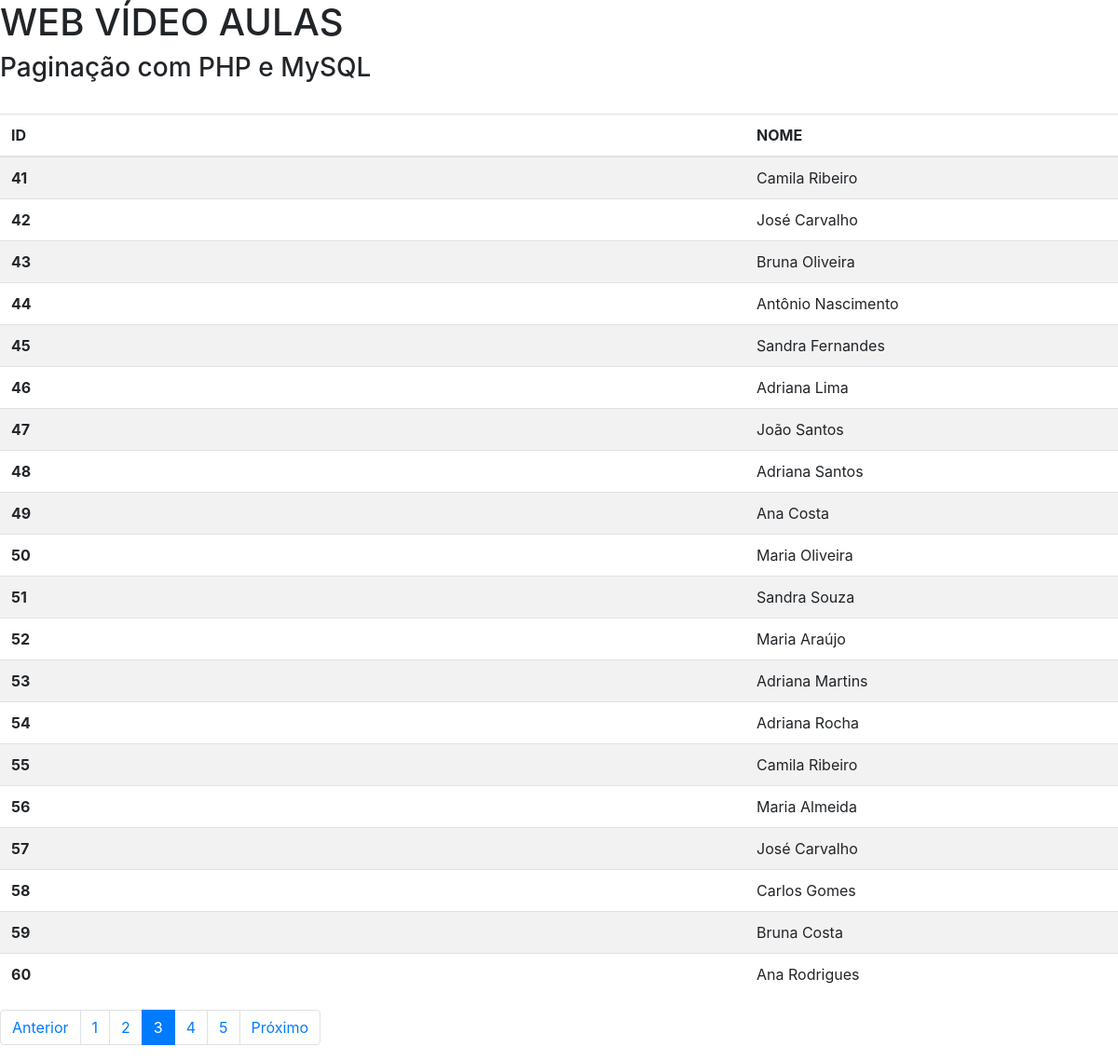
The page /?pagina=3 on the database its author committed.
### tables this page shows
CREATE TABLE `pessoas` (
  `id` int(11) NOT NULL,
  `nome` varchar(100) NOT NULL
);

### index.php (the view, shortened to what this page needs)
<?php
    require_once("./bdconnect.php");
    $pag = (isset($_GET['pagina']))?$_GET['pagina'] : 1;
    $busca = "SELECT *FROM pessoas";
    $todos = mysqli_query($conn, "$busca");
    $registros = "20";
    $tr = mysqli_num_rows($todos);
    $tp = ceil($tr/$registros);
    $inicio = ($registros*$pag)-$registros;
    $limite = mysqli_query($conn, "$busca LIMIT $inicio, $registros");
    $anterior = $pag -1;
    $proximo = $pag +1;
?>
<html>
    <head lang="pt-br">
        <link rel="stylesheet" href="https://stackpath.bootstrapcdn.com/bootstrap/4.1.3/css/bootstrap.min.css">
    </head>
    <body>
        <h1>WEB VÍDEO AULAS</h1>
        <h3>Paginação com PHP e MySQL</h3>
        <br />
        <table class="table table-striped table-hover table-md">
            <thead>
                <tr >
                    <th scope="col">ID</th>
                    <th class="col-sm-4" scope="col">NOME</th>
                </tr>
            </thead>
            <tbody>
                <?php
                while($dados = mysqli_fetch_array($limite)){
                    $id = $dados['id'];
                    $nome = $dados['nome'];
                ?>
                <tr>
                    <th scope="row"><?=$id?></th>
                    <td><?=$nome?></td>
                </tr>
                <?php }?>
            </tbody>
        </table>
        <nav aria-label="Navegação de página exemplo">
            <ul class="pagination">
                <?php
                if($pag >1){
                ?>
                <li class="page-item">
                <a class="page-link" href="?pagina=<?=$anterior;?>" aria-label="Anterior">
                        <span aria-hidden="true">Anterior</span>
                    </a>
                </li>
                <?php }?>
                <?php
                for($i=1; $i<=$tp; $i++){
                    if($pag == $i ){
                        echo "<li class='page-item active'><a class='page-link' href='?pagina=$i'>$i</a></li>";
                    }else{
                        echo "<li class='page-item'><a class='page-link' href='?pagina=$i'>$i</a></li>";
                    }
                }
                ?>
                <?php
                if($pag < $tp){
                ?>
                <li class="page-item">
                    <a class="page-link" href="?pagina=<?=$proximo;?>" aria-label="Próximo">
                        <span aria-hidden="true">Próximo</span>
                    </a>
                </li>
                <?php }?>
            </ul>
        </nav>
    </body>
</html>

### rows shown on the page
pessoas: id "41", nome "Camila Ribeiro"
pessoas: id "42", nome "José Carvalho"
pessoas: id "43", nome "Bruna Oliveira"
pessoas: id "44", nome "Antônio Nascimento"
pessoas: id "45", nome "Sandra Fernandes"
pessoas: id "46", nome "Adriana Lima"
pessoas: id "47", nome "João Santos"
pessoas: id "48", nome "Adriana Santos"
pessoas: id "49", nome "Ana Costa"
pessoas: id "50", nome "Maria Oliveira"
pessoas: id "51", nome "Sandra Souza"
pessoas: id "52", nome "Maria Araújo"
pessoas: id "53", nome "Adriana Martins"
pessoas: id "54", nome "Adriana Rocha"
pessoas: id "55", nome "Camila Ribeiro"
pessoas: id "56", nome "Maria Almeida"
pessoas: id "57", nome "José Carvalho"
pessoas: id "58", nome "Carlos Gomes"
pessoas: id "59", nome "Bruna Costa"
pessoas: id "60", nome "Ana Rodrigues"
